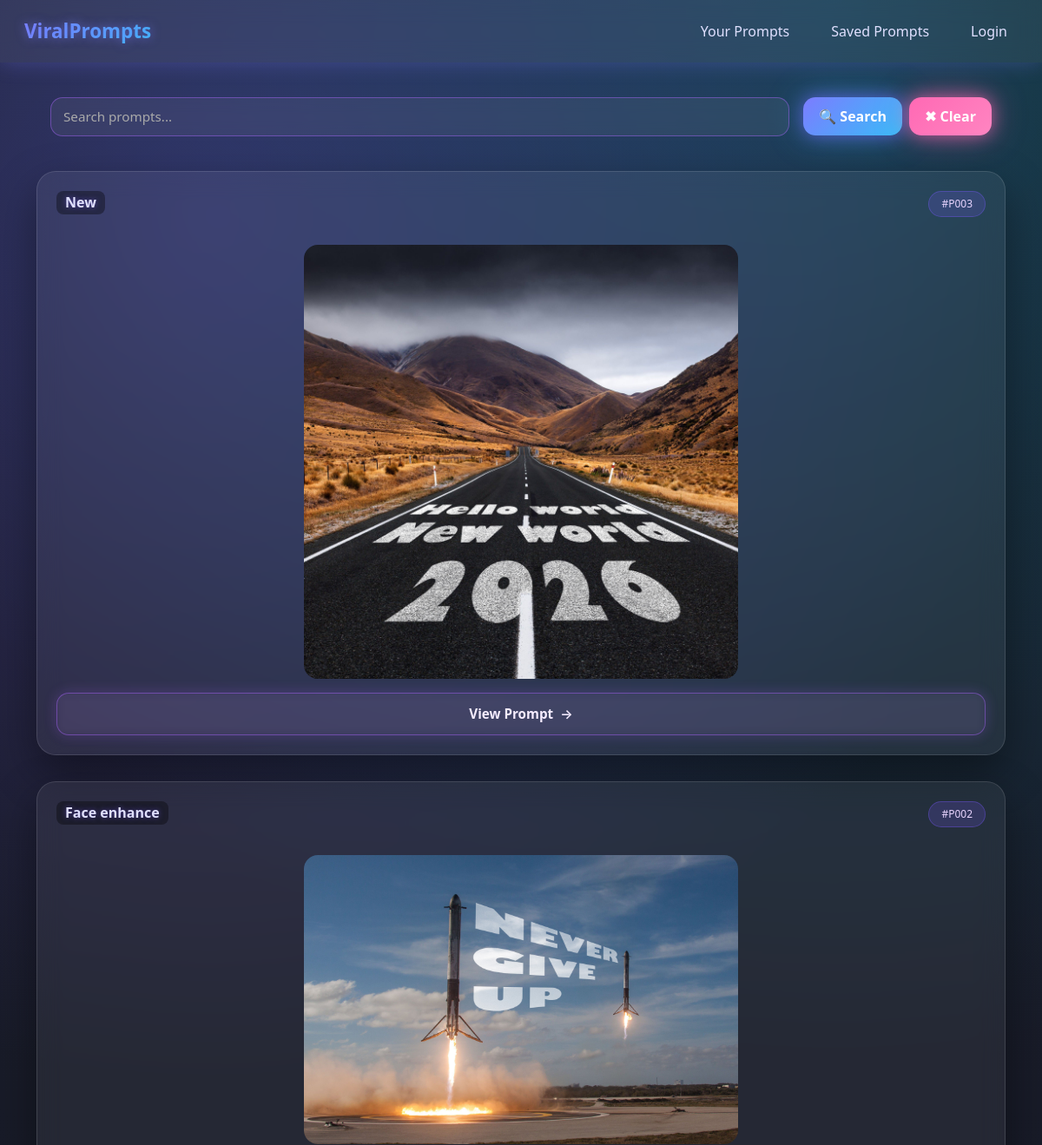
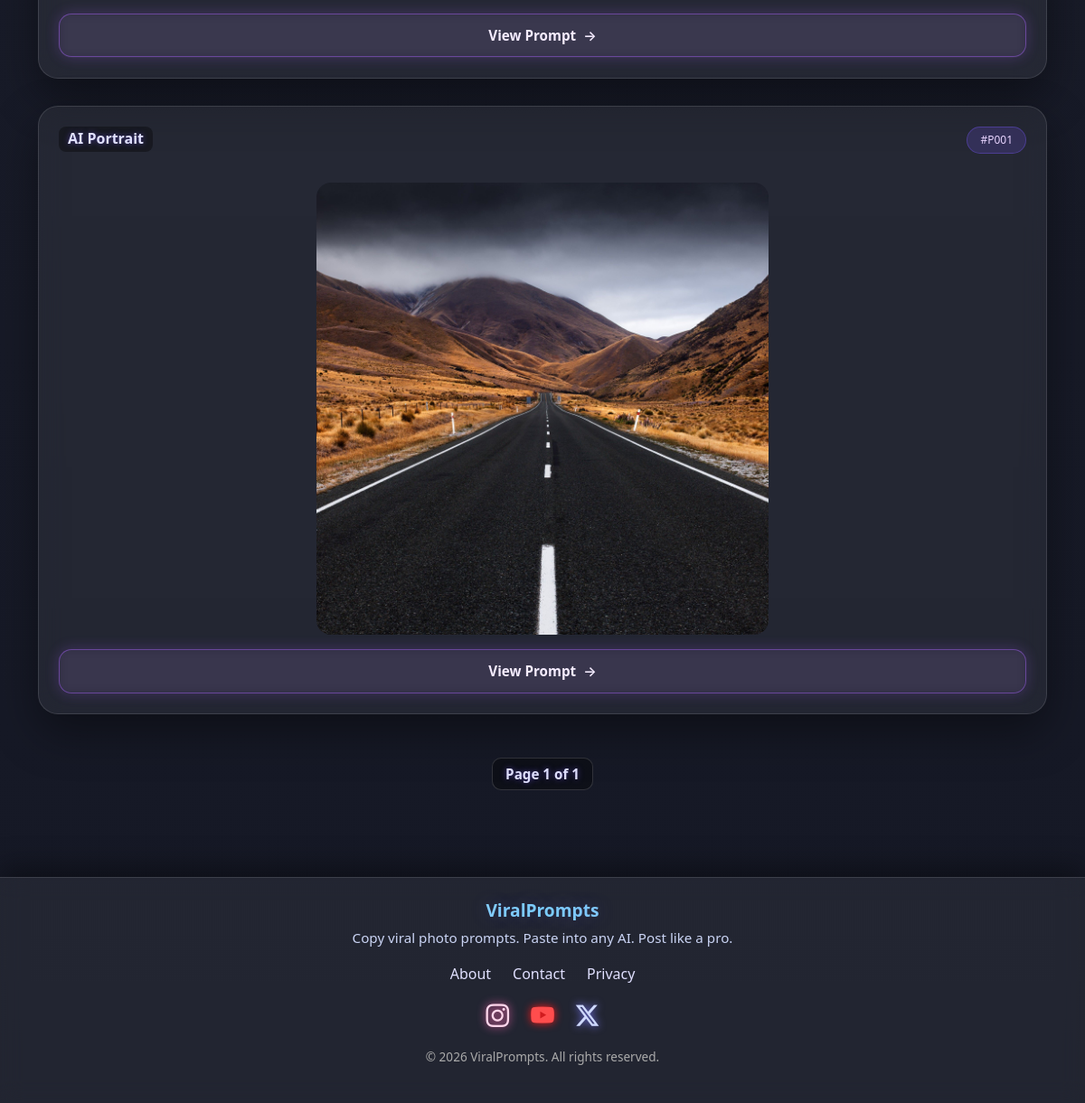
The page / on the database its author committed (2 pictures, top to bottom).
### Home/models.py (models this page shows, shortened)
class Prompt(models.Model):
    title = models.CharField(max_length=255)
    prompt = models.TextField()
    image = models.ImageField(upload_to='prompts/')
    tags = models.ManyToManyField(Tag, related_name='prompts')
    models_supported = models.ManyToManyField(AIModel, blank=True)
    instructions = models.TextField(blank=True, null=True)
    is_active = models.BooleanField(default=True)
    created_at = models.DateTimeField(auto_now_add=True)

### Home/views.py (the view)
# urls.py: path('', views.home, name='home'),
def home(request):
    query = request.GET.get('q', '').strip()  # get search query from ?q=
    tag_slug = request.GET.get("tag")
    model_tag_slug = request.GET.get("model")
    prompts_list = Prompt.objects.filter(is_active=True) \
                            .only('id', 'title', 'image', 'created_at') \
                            .order_by('-created_at')
    if 2 < len(query) < 50:
        prompts_list = prompts_list.filter(
            Q(title__icontains=query) |
            Q(prompt__icontains=query) |
            Q(tags__name__icontains=query)
        ).distinct()
    if tag_slug:
        prompts_list = prompts_list.filter(tags__slug=tag_slug)
    if model_tag_slug:
        prompts_list = prompts_list.filter(models_supported__slug=model_tag_slug)
    paginator = Paginator(prompts_list, 10)
    page_number = request.GET.get('page')
    if page_number is None:
        page_number = 1
    try:
        prompt_obj = paginator.page(page_number)
    except (EmptyPage, PageNotAnInteger):
        raise Http404("not found")
    return render(request, 'index.html', {'prompt_obj': prompt_obj, 'query': query})

### templates/index.html (shortened to what this page needs)
{% extends "base.html" %}
{% load static %}
{% block content %}
  <form method="get" action="">
<div class="search-bar d-flex flex-column flex-md-row justify-content-center align-items-center gap-3 mt-4">
  <input type="text" id="searchInput" name="q" class="search-input" placeholder="Search prompts..." value="{{ query|default:'' }}">
  <div class="d-flex gap-2">
    <button class="btn search-btn">🔍 Search</button>
    <button class="btn clear-btn">✖ Clear</button>
  </div>
</div>
</form>
  {% for prompt in prompt_obj %}
  <div class="prompt-card">
    <div class="card-header d-flex justify-content-between align-items-start mb-3">
      <h5 class="card-title">{{ prompt.title }}</h5>
        <span class="prompt-id">#P00{{ prompt.id }}</span>
    </div>
    <div class="img-row justify-content-center">
      <div class="img-box img-single">
        <div class="img-wrapper">
          <img src="{{ prompt.image.url }}" alt="AI Result" class="img-fluid">
        </div>
      </div>
    </div>
    <a href="{% url "prompt" prompt.id %}" class="btn view-prompt-btn w-100 d-flex justify-content-center align-items-center gap-2">
      <span>View Prompt</span>
      <span class="arrow">→</span>
    </a>
  </div>
  {% endfor %}
<div class="pagination-bar d-flex justify-content-center align-items-center gap-3 mt-5">
  <span class="page-indicator">Page {{ prompt_obj.number }} of {{ prompt_obj.paginator.num_pages }}</span>
</div>
{% endblock content %}

### templates/base.html (shortened to what this page needs)
{% load static %}
<!DOCTYPE html>
<html lang="en">
<head>
  <link href="https://cdn.jsdelivr.net/npm/bootstrap@5.3.2/dist/css/bootstrap.min.css" rel="stylesheet">
  <link rel="stylesheet" href="https://cdn.jsdelivr.net/npm/bootstrap-icons@1.11.1/font/bootstrap-icons.css">
  <link rel="stylesheet" href="{% static 'css/style.css' %}">
  <link rel="stylesheet" href="{% static 'css/style3.css' %}">
  <link rel="stylesheet" href="{% static 'css/navbar-style.css' %}">
</head>
<body>
{% include "navbar.html" %}
<div class="container py-5">
{% block content %}{% endblock content %}
</div>
{% include "footer-base.html" %}
</body>
</html>

### templates/navbar.html (shortened to what this page needs)
<header>
  <nav class="navbar">
    <div class="navbar-brand">ViralPrompts</div>
    <ul class="navbar-menu">
      <li><a href="#">Your Prompts</a></li>
      <li><a href="#">Saved Prompts</a></li>
      <li><a href="#">Login</a></li>
    </ul>
  </nav>
</header>

### templates/footer-base.html
<footer class="site-footer mt-5">
  <div class="container text-center py-4">
    <h5 class="footer-title">ViralPrompts</h5>
    <p class="footer-subtitle">Copy viral photo prompts. Paste into any AI. Post like a pro.</p>
    <div class="footer-links d-flex justify-content-center gap-4 mt-3">
      <a href="{% url "soon" %}" class="footer-link">About</a>
      <a href="{% url "soon" %}" class="footer-link">Contact</a>
      <a href="{% url "soon" %}" class="footer-link">Privacy</a>
    </div>
<div class="footer-social d-flex justify-content-center gap-4 mt-3">
  <a href="https://instagram.com/yourprofile" target="_blank" class="social-icon instagram-icon">
    <i class="bi bi-instagram"></i>
  </a>
  <a href="https://youtube.com/yourchannel" target="_blank" class="social-icon youtube-icon">
    <i class="bi bi-youtube"></i>
  </a>
  <a href="https://x.com/yourhandle" target="_blank" class="social-icon x-icon">
    <i class="bi bi-twitter-x"></i>
  </a>
</div>
    <p class="footer-copy mt-3">© 2026 ViralPrompts. All rights reserved.</p>
  </div>
</footer>

### static/css/style.css (style rules this page uses)
body { min-height: 100vh; color: #f5f5f5; background: radial-gradient(circle at 20% 10%, rgba(120,90,255,0.25), transparent 40%), radial-gradient(circle at 80% 0%, rgba(0,220,255,0.18), transparent 45%), linear-gradient(180deg, #1b1e2b 0%, #151825 100%); font-family: system-ui, -apple-system, BlinkMacSystemFont; }
.search-input { background: rgba(255,255,255,0.08); border: 1px solid rgba(255,255,255,0.15); border-radius: 16px; color: #fff; padding: 14px 18px; }
.search-input::placeholder { color: #cbd5f5; }
.prompt-card { background: rgba(255,255,255,0.06); border-radius: 22px; padding: 22px; margin-bottom: 30px; border: 1px solid rgba(255,255,255,0.12); backdrop-filter: blur(14px); box-shadow: 0 20px 50px rgba(0,0,0,0.4); display: flex; flex-direction: column; gap: 16px; }
.card-header { display: flex; justify-content: space-between; align-items: center; }
.prompt-id { background: rgba(120,90,255,0.18); border: 1px solid rgba(120,90,255,0.35); color: #e9d5ff; border-radius: 999px; font-size: 12px; padding: 5px 14px; }
.card-title { font-size: 1rem; font-weight: 600; color: #e0e0ff; text-shadow: 0 0 6px rgba(120,90,255,0.5); background: rgba(0,0,0,0.35); padding: 4px 10px; border-radius: 8px; }
.img-single { flex: 0 1 100%; max-width: 500px; margin: 0 auto; }
.img-single img { width: 100%; height: auto; border-radius: 16px; object-fit: cover; }
.view-prompt-btn { position: relative; padding: 12px 14px; border-radius: 14px; font-weight: 600; font-size: 0.95rem; color: #f5ecff; background: rgba(170, 100, 255, 0.08); border: 1px solid rgba(170, 100, 255, 0.45); backdrop-filter: blur(6px); text-decoration: none; transition: all 0.25s ease; }
.view-prompt-btn::before { content: ""; position: absolute; inset: -1px; border-radius: inherit; box-shadow: 0 0 16px rgba(170, 100, 255, 0.4); opacity: 0.6; pointer-events: none; }
.view-prompt-btn .arrow { transition: transform 0.2s ease; }
.pagination-bar { margin-top: 40px; }

### static/css/style3.css (style rules this page uses)
.search-bar { width: 100%; max-width: 100%; margin: 0 auto 40px auto; padding: 0 16px; }
.search-input { flex: 1; width: 100%; padding: 10px 14px; border-radius: 14px; border: 1px solid rgba(170, 100, 255, 0.45); background: rgba(255,255,255,0.06); backdrop-filter: blur(8px); color: #f5f5ff; font-size: 0.95rem; outline: none; transition: border 0.25s ease, box-shadow 0.25s ease; }
.search-input::placeholder { color: #aaa; }
.search-btn, .clear-btn { border: none; border-radius: 14px; padding: 10px 18px; font-weight: 600; color: #fff; transition: 0.25s ease; }
.search-btn { background: linear-gradient(135deg, #7c7cff, #38bdf8); box-shadow: 0 0 20px rgba(120,90,255,0.6), 0 0 40px rgba(56,189,248,0.4); }
.clear-btn { background: linear-gradient(135deg, #ff69b4, #ff85c1); box-shadow: 0 0 20px rgba(255,105,180,0.6), 0 0 40px rgba(255,105,180,0.4); }
.pagination-bar { margin-top: 40px; }
.page-indicator { font-size: 0.95rem; font-weight: 600; color: #e0e0ff; text-shadow: 0 0 6px rgba(120,90,255,0.5); background: rgba(0,0,0,0.35); padding: 6px 14px; border-radius: 10px; border: 1px solid rgba(255,255,255,0.15); }
.site-footer { position: relative; bottom: 0; left: 0; width: 100%; margin-top: auto; background: rgba(255,255,255,0.06); border-top: 1px solid rgba(255,255,255,0.12); backdrop-filter: blur(12px); box-shadow: 0 -10px 30px rgba(0,0,0,0.4); }
.footer-title { font-size: 1.2rem; font-weight: 700; background: linear-gradient(90deg, #c7b8ff, #7dd3fc, #a78bfa); -webkit-background-clip: text; background-clip: text; -webkit-text-fill-color: transparent; text-shadow: 0 0 20px rgba(124,124,255,0.25); }
.footer-subtitle { font-size: 0.95rem; color: #cbd5f5; }
.footer-links .footer-link { color: #e0e0ff; text-decoration: none; font-weight: 500; transition: color 0.25s ease, text-shadow 0.25s ease; }
.instagram-icon { font-size: 1.6rem; color: #ffd6eb; text-shadow: 0 0 10px #ff69b4; transition: transform 0.25s ease, text-shadow 0.25s ease; }
.youtube-icon { font-size: 1.6rem; color: #ff4d4d; text-shadow: 0 0 10px #ff1a1a; transition: transform 0.25s ease, text-shadow 0.25s ease; }
.x-icon { font-size: 1.6rem; color: #cfd9ff; text-shadow: 0 0 10px #7c7cff; transition: transform 0.25s ease, text-shadow 0.25s ease; }
.footer-copy { font-size: 0.85rem; color: #aaa; }

### rows shown on the page
Prompt: title "New", id "3", image (picture)
Prompt: title "Face enhance", id "2", image (picture)
Prompt: title "AI Portrait", id "1", image (picture)

### other values the page prints
{{ prompt_obj.number }} "1"
{{ prompt_obj.paginator.num_pages }} "1"
